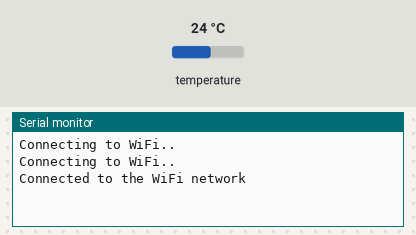
A sketch run on a simulated ESP32. Shown: the last lines printed to the serial monitor. The test bench sets the inputs (shaded band); at power-on: temperature 24 °C. WiFi joins after 1.5 s; servers stay silent unless stated; uploads are accepted with an empty reply.

Above: at 3.2 s.
3.3 s: temperature set to 12 °C
At 13.2 s:
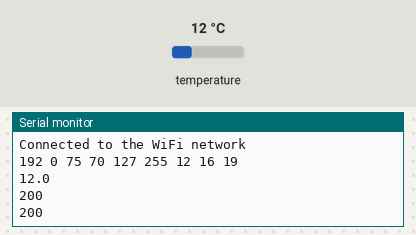
18.3 s: temperature set to 19 °C
At 23.4 s:
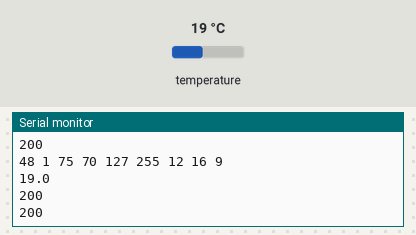
Timing chart, 0 to 24.9 s (numbered marks = the images above; inputs shaded):
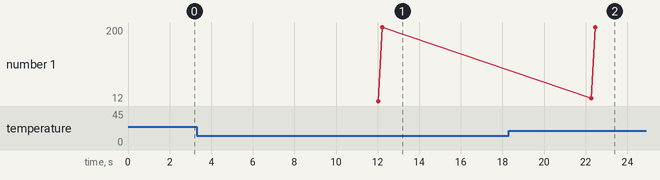

Measured:
- after the input at 3.3 s, the serial monitor: prints a new line after 8.7 s (image 1)
- after the input at 18.3 s, the serial monitor: prints a new line after 4.0 s (image 2)

The sketch:

sketch_oct01a_bkup.ino
```cpp
#include <OneWire.h>
#include <WiFi.h>
#include<HTTPClient.h>
#include <SPI.h>

byte mac[] = { 0x44, 0x03, 0x2C, 0x49, 0x86, 0x26 };
byte ip[] = { 10, 183, 98, 106 };
byte server[] = { 10, 183, 71, 254 };
OneWire ds(13); // on pin 3

const char* ssid = "ASUS";
const char* password = "1234567890";

void setup(void) {
  //Ethernet.begin(mac, ip);
  Serial.begin(9600);
  WiFi.begin(ssid,password);
  while (WiFi.status() != WL_CONNECTED) {
    delay(1000);
    Serial.println("Connecting to WiFi..");
  }

  Serial.println("Connected to the WiFi network");

}

void loop(void) {
  byte i;
  byte present = 0;
  byte data[12];
  byte addr[8];
  int HighByte, LowByte, TReading, SignBit, Tc_100, Whole, Fract;
  if ( !ds.search(addr)) {
      ds.reset_search();
      return;
  }
  ds.reset();
  ds.select(addr);
  ds.write(0x44,1);         // start conversion, with parasite power on at the end
  delay(10000);     // maybe 750ms is enough, maybe not
  // we might do a ds.depower() here, but the reset will take care of it.
  present = ds.reset();
  ds.select(addr);
  ds.write(0xBE);         // Read Scratchpad
  for ( i = 0; i < 9; i++) {           // we need 9 bytes
    data[i] = ds.read();
    Serial.print(data[i]);
    Serial.print(" ");
  }
  Serial.print("\n");
  //Serial.print(data);
  LowByte = data[0];
  HighByte = data[1];
  TReading = (HighByte << 8) + LowByte;
  SignBit = TReading & 0x8000;  // test most sig bit
  if (SignBit) // negative
  {
    TReading = (TReading ^ 0xffff) + 1; // 2's comp
  }
  Tc_100 = (6 * TReading) + TReading / 4;    // multiply by (100 * 0.0625) or 6.25

  Whole = Tc_100 / 100;  // separate off the whole and fractional portions
  Fract = Tc_100 % 100;

//  if (SignBit) // If its negative
//  {
//     Serial.print("-");
//  }
//  Serial.print(Whole);
//  Serial.print(".");
//  if (Fract < 10)
//  {
//     Serial.print("0");
//  }
//  Serial.print(Fract);

  String Temperature = (String) Whole + "."
                + (String) Fract;
  Serial.print(Temperature);
  Serial.print("\n");
  HTTPClient http;
  String Request = "http://192.168.1.74:8080/NeerMonitor/api/neer/setTemp?deviceId=asdf&temp="
                    + Temperature
                    + "&counter=25.55";
  http.begin(Request);
  http.addHeader("Content-Type", "application/json"); //Specify content-type header
  int httpCode = http.POST("");
  Serial.println(httpCode);
  if (httpCode > 0) { //Check for the returning code

        String payload = http.getString();
        Serial.println(httpCode);
        Serial.println(payload);

  }else {

      Serial.println("Error on HTTP request");

  }
  http.end();

}
```
